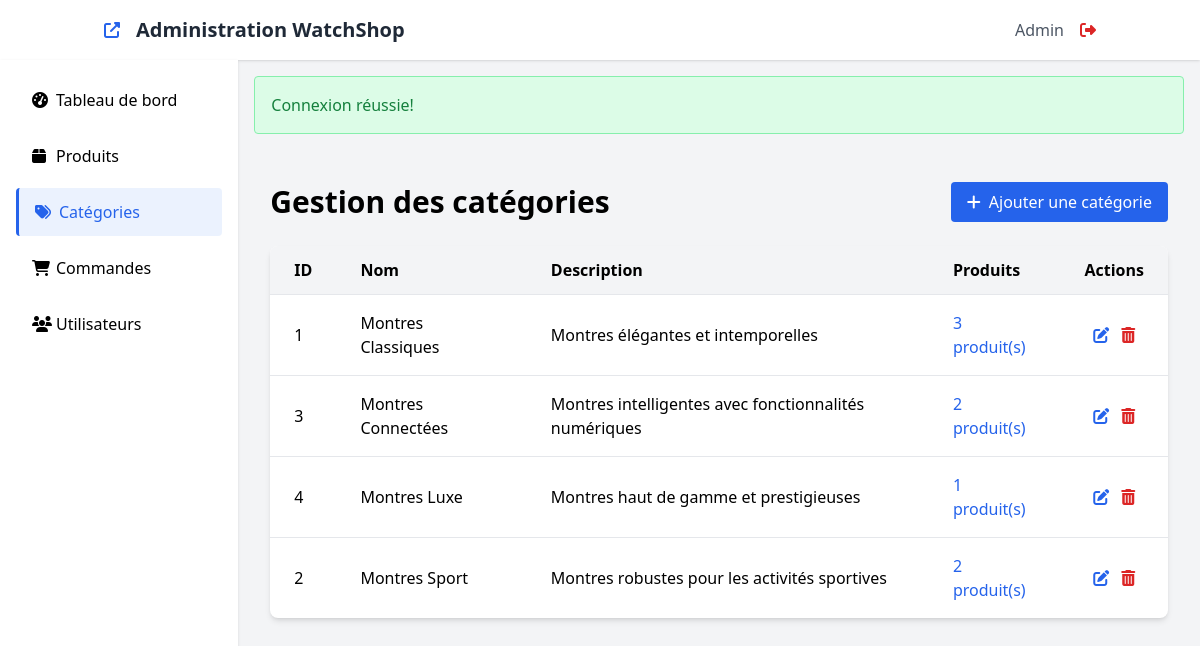
Screenshot of /admin/categories.php (signed in) with the database file from the repository.
### tables this page shows
CREATE TABLE categories (
    id INT AUTO_INCREMENT PRIMARY KEY,
    nom VARCHAR(100) NOT NULL,
    description TEXT
);

### includes/functions.php (called while the page is built, shortened)
<?php
require_once 'db.php';
function getCategories() {
    $sql = "SELECT * FROM categories ORDER BY nom";
    return fetchAll($sql);
}

### includes/db.php (called while the page is built, shortened)
<?php
$host = 'localhost';
$dbname = 'watch_shop';
$username = 'root';
$password = '';
try {
    $pdo = new PDO(
        "mysql:host=$host;dbname=$dbname;charset=utf8mb4",
        $username,
        $password,
        [
            PDO::ATTR_ERRMODE => PDO::ERRMODE_EXCEPTION,
            PDO::ATTR_DEFAULT_FETCH_MODE => PDO::FETCH_ASSOC,
            PDO::ATTR_EMULATE_PREPARES => false
        ]
    );
} catch (PDOException $e) {
    die('Erreur de connexion à la base de données : ' . $e->getMessage());
}
function executeQuery($sql, $params = []) {
    global $pdo;
    try {
        $stmt = $pdo->prepare($sql);
        $stmt->execute($params);
        return $stmt;
    } catch (PDOException $e) {
        die('Erreur SQL : ' . $e->getMessage());
    }
}
function fetchAll($sql, $params = []) {
    $stmt = executeQuery($sql, $params);
    return $stmt->fetchAll();
}

### admin/categories.php (the view, shortened to what this page needs)
<?php
require_once '../includes/db.php';
require_once '../includes/functions.php';
$action = isset($_GET['action']) ? $_GET['action'] : 'list';
$categories = [];
if ($action === 'list') {
    $categories = getCategories();
}
include 'header.php';
?>
<div class="container mx-auto px-4 py-8">
    <?php if ($action === 'list'): ?>
        <div class="flex justify-between items-center mb-6">
            <h1 class="text-3xl font-bold">Gestion des catégories</h1>
            <a href="categories.php?action=add" class="bg-blue-600 text-white px-4 py-2 rounded hover:bg-blue-700">
                <i class="fas fa-plus mr-2"></i>Ajouter une catégorie
            </a>
        </div>
        <div class="bg-white rounded-lg shadow-md overflow-hidden">
            <div class="overflow-x-auto">
                <table class="w-full">
                    <thead>
                        <tr class="bg-gray-100">
                            <th class="px-6 py-3 text-left">ID</th>
                            <th class="px-6 py-3 text-left">Nom</th>
                            <th class="px-6 py-3 text-left">Description</th>
                            <th class="px-6 py-3 text-left">Produits</th>
                            <th class="px-6 py-3 text-center">Actions</th>
                        </tr>
                    </thead>
                    <tbody>
                        <?php if (empty($categories)): ?>
                            <tr>
                                <td colspan="5" class="px-6 py-4 text-center">Aucune catégorie trouvée.</td>
                            </tr>
                        <?php else: ?>
                            <?php foreach ($categories as $item): ?>
                                <tr class="border-t hover:bg-gray-50">
                                    <td class="px-6 py-4"><?php echo $item['id']; ?></td>
                                    <td class="px-6 py-4"><?php echo $item['nom']; ?></td>
                                    <td class="px-6 py-4"><?php echo substr($item['description'], 0, 100) . (strlen($item['description']) > 100 ? '...' : ''); ?></td>
                                    <td class="px-6 py-4">
                                        <a href="../shop.php?category=<?php echo $item['id']; ?>" target="_blank" class="text-blue-600 hover:underline">
                                            <?php echo $item['products_count']; ?> produit(s)
                                        </a>
                                    </td>
                                    <td class="px-6 py-4 text-center">
                                        <a href="categories.php?action=edit&id=<?php echo $item['id']; ?>" class="text-blue-600 hover:text-blue-800 mx-1" title="Éditer">
                                            <i class="fas fa-edit"></i>
                                        </a>
                                        <button type="button" class="text-red-600 hover:text-red-800 mx-1" title="Supprimer"
                                                onclick="confirmDelete(<?php echo $item['id']; ?>, '<?php echo addslashes($item['nom']); ?>', <?php echo $item['products_count']; ?>)">
                                            <i class="fas fa-trash-alt"></i>
                                        </button>
                                    </td>
                                </tr>
                            <?php endforeach; ?>
                        <?php endif; ?>
                    </tbody>
                </table>
            </div>
        </div>
    <?php endif; ?>
</div>
<?php
include 'footer.php';
?>

### admin/header.php (shortened to what this page needs)
<?php
$currentPage = basename($_SERVER['PHP_SELF']);
?>
<!DOCTYPE html>
<html lang="fr">
<head>
    <script src="https://cdn.tailwindcss.com"></script>
    <link rel="stylesheet" href="https://cdnjs.cloudflare.com/ajax/libs/font-awesome/6.4.2/css/all.min.css">
</head>
<body class="bg-gray-100 min-h-screen flex flex-col">
    <header class="bg-white shadow">
        <div class="container mx-auto px-4">
            <div class="flex justify-between items-center py-4">
                <div class="flex items-center">
                    <a href="../index.php" target="_blank" class="text-blue-600 mr-4" title="Voir le site">
                        <i class="fas fa-external-link-alt"></i>
                    </a>
                    <h1 class="text-xl font-semibold text-gray-800">Administration WatchShop</h1>
                </div>
                <div class="flex items-center">
                    <div class="mr-4">
                        <span class="text-gray-600"><?php echo $_SESSION['user_name']; ?></span>
                    </div>
                    <a href="../logout.php" class="text-red-600 hover:text-red-800" title="Déconnexion">
                        <i class="fas fa-sign-out-alt"></i>
                    </a>
                </div>
            </div>
        </div>
    </header>
    <div class="flex flex-col md:flex-row flex-grow">
        <aside class="bg-white shadow w-full md:w-64 md:min-h-screen">
            <nav class="p-4">
                <ul>
                    <li class="mb-2">
                        <a href="index.php" class="sidebar-link flex items-center px-4 py-3 rounded hover:bg-gray-100 <?php echo $currentPage === 'index.php' ? 'active' : ''; ?>">
                            <i class="fas fa-tachometer-alt w-6"></i>
                            <span>Tableau de bord</span>
                        </a>
                    </li>
                    <li class="mb-2">
                        <a href="products.php" class="sidebar-link flex items-center px-4 py-3 rounded hover:bg-gray-100 <?php echo $currentPage === 'products.php' ? 'active' : ''; ?>">
                            <i class="fas fa-box w-6"></i>
                            <span>Produits</span>
                        </a>
                    </li>
                    <li class="mb-2">
                        <a href="categories.php" class="sidebar-link flex items-center px-4 py-3 rounded hover:bg-gray-100 <?php echo $currentPage === 'categories.php' ? 'active' : ''; ?>">
                            <i class="fas fa-tags w-6"></i>
                            <span>Catégories</span>
                        </a>
                    </li>
                    <li class="mb-2">
                        <a href="#" class="sidebar-link flex items-center px-4 py-3 rounded hover:bg-gray-100">
                            <i class="fas fa-shopping-cart w-6"></i>
                            <span>Commandes</span>
                        </a>
                    </li>
                    <li class="mb-2">
                        <a href="#" class="sidebar-link flex items-center px-4 py-3 rounded hover:bg-gray-100">
                            <i class="fas fa-users w-6"></i>
                            <span>Utilisateurs</span>
                        </a>
                    </li>
                </ul>
            </nav>
        </aside>
        <main class="flex-grow p-4">
            <?php
            if (isset($_SESSION['success_message'])) {
                echo '<div class="bg-green-100 text-green-700 border border-green-300 p-4 rounded mb-4">' . $_SESSION['success_message'] . '</div>';
            }
            ?>

### admin/footer.php (shortened to what this page needs)
        </main>
    </div>
</body>
</html>

### admin/header.php (style rules this page uses)
.sidebar-link.active { background-color: rgba(59, 130, 246, 0.1); color: rgb(37, 99, 235); border-left: 3px solid rgb(37, 99, 235); }

### rows the page displays
categories: id "1", nom "Montres Classiques", description "Montres élégantes et intemporelles", products_count "3"
categories: id "3", nom "Montres Connectées", description "Montres intelligentes avec fonctionnalités numériques", products_count "2"
categories: id "4", nom "Montres Luxe", description "Montres haut de gamme et prestigieuses", products_count "1"
categories: id "2", nom "Montres Sport", description "Montres robustes pour les activités sportives"

### other values shown
$_SESSION['user_name'] "Admin"
$_SESSION['success_message'] "Connexion réussie!"
